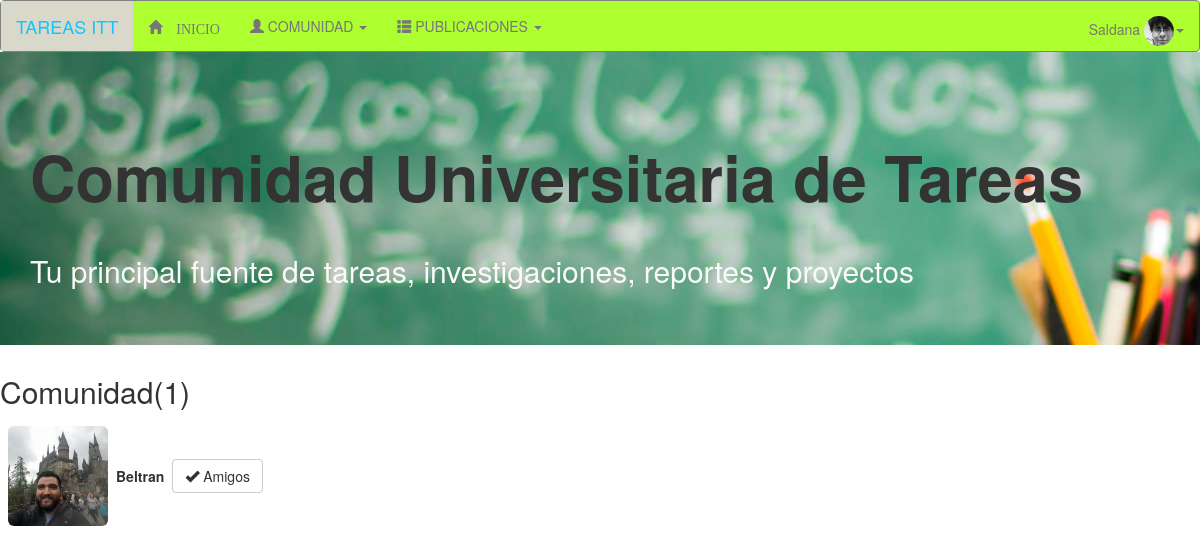
Screenshot of /community_list/ (signed in) with the database file from the repository.
### home/models.py (models this page shows, shortened)
class Perfil(models.Model):
	user_perfil = models.OneToOneField(User)
	email = models.EmailField()
	image = models.ImageField(upload_to='perfil_Usuario/', blank=True, null=True, default='../static/user.png')
	friends = models.ManyToManyField("self", blank=True)

### home/views.py (the view)
# urls.py: url(r'^community_list/$', Community_List.as_view(), name='community_list'),
class Community_List(ListView):
	model = Perfil
	template_name = 'home/list_community.html'
	def get_context_data(self, **kwargs):
		context = super(Community_List, self).get_context_data(**kwargs)
		user = User.objects.get(username=self.request.user.username)
		number = Perfil.objects.all().exclude(user_perfil=user).count()
		user_id = Perfil.objects.get(user_perfil=user)
		object_list = Perfil.objects.all().exclude(user_perfil=user)
		friend_list = Perfil.objects.filter(user_perfil=user)
		friendsExc = []
		communityExc = []
		nofriends = []
		for fr in friend_list:
			for f in fr.friends.all():
				friendsExc.append(f.user_perfil)
		for co in object_list:
			communityExc.append(co.user_perfil)
		for i in communityExc:
			if i in friendsExc:
				print '%s in both sets!' %(i)
			else:
				print '%s does not match!' %(i)
				nofriends.append(i)
		print nofriends
		return {'nofriends':nofriends,'number':number,'object_list':object_list, 'user_id':user_id}

### home/processors.py (called while the page is built)
def user_image(request):
	try:
		img=None
		user = request.user
		up=Perfil.objects.get(user_perfil=user)
		img='http://localhost:8000/media/%s'%up.image
	except:
		img = 'http://127.0.0.1:8000/static/media/user.png'
	return img

def myprocessors(request):
	get_version_django = django.get_version()
	get_version_python = sys.version
	dic = { 'get_image_profile':user_image(request), 'django_version': get_version_django, 'python_version' : get_version_python}
	return dic

### home/templates/home/list_community.html (shortened to what this page needs)
{% extends 'home/base.html'%}
{% block content %}
<h2>Comunidad({{number}})</h2>
<table id="TableForm" class="TableForm pure-form pure-form-aligned">
{% for item in object_list %}
	{% if item.user_perfil in nofriends %}
	<tr>
		<td><img src="http://127.0.0.1:8000/media/{{item.image}}" width="100px" height="100px" class="img-rounded"></td>
		<th>{{ item.user_perfil }}</th>
		<th><a  href="/add_friend/{{user_id.pk}}/{{item.pk}}/" role="button" class="btn btn-default">
		<span class="glyphicon glyphicon-plus"></span> Agregar amigos</a></th>
	</tr>
	{% else %}
		<tr>
		<td><img src="http://127.0.0.1:8000/media/{{item.image}}" width="100px" height="100px" class="img-rounded"></td>
		<th>{{ item.user_perfil }}</th>
		<th><a  href="/delete_friend/{{user_id.pk}}/{{item.pk}}/" role="button" class="btn btn-default">
		<span class="glyphicon glyphicon-ok"></span> Amigos</a></th>
	</tr>
	{% endif %}
{% endfor %}
</table>
{% endblock content%}

### home/templates/home/base.html (shortened to what this page needs)
{% load staticfiles %}
<!DOCTYPE html>
<html>
<head>
<link href="{% static 'bootstrap/css/bootstrap.min.css' %}"rel="stylesheet" media="screen">
<link rel="stylesheet" href="{% static 'bootstrap/css/blog.css' %}">
<link rel="stylesheet" href="/static/pure-release-0.6.0/pure-min.css">
</head>
<body>
{% if user.is_authenticated %}
<nav class="navbar navbar-default">
  <div class="container-fluid">
    <div class="navbar-header">
      <a class="navbar-brand">TAREAS ITT</a>
    </div>
    <ul class="nav navbar-nav">
      <li><a class="glyphicon glyphicon-home" href="{% url 'login' %}"> INICIO</a></li>
      <ul class="nav navbar-nav">
        <li class="dropdown">
        <a class="dropdown-toggle" data-toggle="dropdown"><span class="glyphicon glyphicon-user"></span> COMUNIDAD <span class="caret"></span></a>
        </li>
      </ul>
      <ul class="nav navbar-nav">
        <li class="dropdown">
        <a class="dropdown-toggle" data-toggle="dropdown"><span class="glyphicon glyphicon-th-list"></span> PUBLICACIONES <span class="caret"></span></a>
        </li>
      </ul>
    </ul>
    <ul class="nav navbar-nav navbar-right">
    <li class="dropdown">
        <a class="dropdown-toggle" data-toggle="dropdown">{{user.username}} <img src="{{ get_image_profile }}" width="30px" height="30px"  class="img-circle" ><span class="caret"></span></a>
    </li>
    </ul>
  </div>
</nav>
{% endif %}
<div class="bg">
  <div class="jumbotron">
    <div class="container">
                <h1>Comunidad Universitaria de Tareas</h1>
                <h2 style="color:#FAFAFA;">Tu principal fuente de tareas, investigaciones, reportes y proyectos</h2>
      </div>
   </div>
</div>
</body>
</html>
{% block content %}
{% endblock %}

### static/pure-release-0.6.0/pure-min.css (style rules this page uses)
html { font-family:sans-serif;-ms-text-size-adjust:100%;-webkit-text-size-adjust:100% }
body { margin:0 }
article,aside,details,figcaption,figure,footer,header,hgroup,main,menu,nav,section,summary { display:block }
a { background-color:transparent }
h1 { font-size:2em;margin:.67em 0 }
img { border:0 }
table { border-collapse:collapse;border-spacing:0 }
td,th { padding:0 }

### rows the page displays
Perfil: image (picture), user_perfil "Beltran"

### other values shown
{{ user.username }} "Saldana"
{{ number }} "1"
